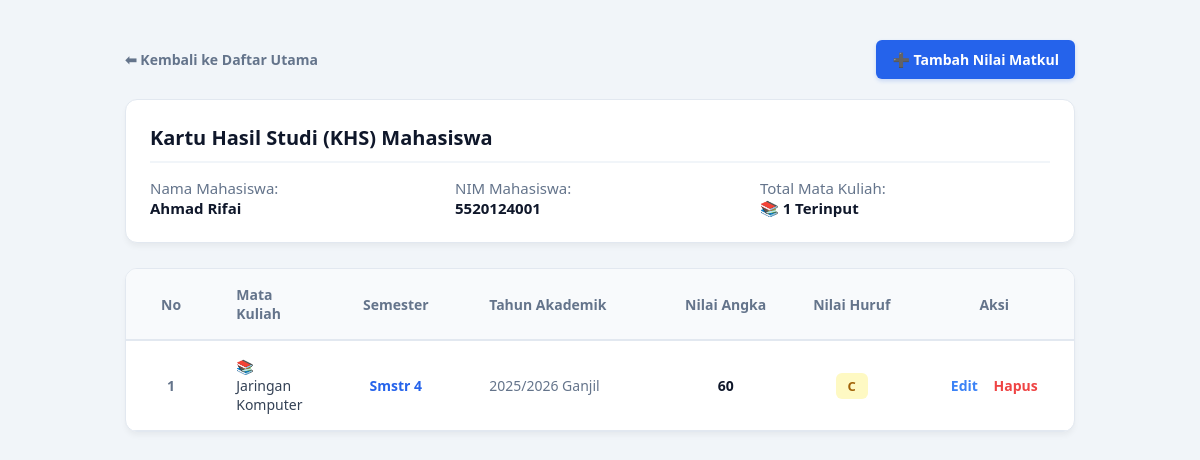
The page /Nilai/detail_nilai.php?nim=5520124001 on the database its author committed.
### tables this page shows
CREATE TABLE `mahasiswa` (
  `NIM` varchar(15) NOT NULL,
  `Nama_Mahasiswa` varchar(30) NOT NULL,
  `Id_Prodi` varchar(15) NOT NULL,
  `Jenis_Kelamin` varchar(15) NOT NULL,
  `Alamat` varchar(35) NOT NULL
);

CREATE TABLE `nilai` (
  `Id_Nilai` int(11) NOT NULL,
  `Id_KRS` varchar(15) NOT NULL,
  `Nilai_angka` decimal(10,0) NOT NULL,
  `Nilai_Huruf` varchar(40) NOT NULL
);

CREATE TABLE `matakuliah` (
  `Kode_Matakuliah` varchar(15) NOT NULL,
  `Nama_Matakuliah` varchar(30) NOT NULL,
  `SKS` int(11) NOT NULL,
  `semester` int(11) NOT NULL,
  `Sifat_Matakuliah` varchar(20) DEFAULT NULL,
  `Jenis_Matakuliah` varchar(30) DEFAULT NULL
);

CREATE TABLE `krs` (
  `Id_KRS` varchar(15) NOT NULL,
  `NIM` varchar(15) NOT NULL,
  `Id_Jadwal` varchar(15) NOT NULL,
  `Tahun_Akademik` varchar(20) NOT NULL
);

### Nilai/detail_nilai.php (the view, shortened to what this page needs)
<?php
include '../koneksi.php';
$nim = $_GET['nim'];
$query_mhs = mysqli_query($koneksi, "SELECT * FROM mahasiswa WHERE NIM = '$nim'");
$mhs = mysqli_fetch_array($query_mhs);
$query_nilai = mysqli_query($koneksi, "SELECT nilai.*, matakuliah.Nama_Matakuliah, matakuliah.Semester, krs.Tahun_Akademik
        FROM nilai
        INNER JOIN krs ON nilai.Id_KRS = krs.Id_KRS
        INNER JOIN jadwal ON krs.Id_Jadwal = jadwal.Id_Jadwal
        INNER JOIN matakuliah ON jadwal.Kode_Matakuliah = matakuliah.Kode_Matakuliah
        WHERE krs.NIM = '$nim'
        ORDER BY matakuliah.Semester ASC");
$total_matkul = mysqli_num_rows($query_nilai);
?>
<!DOCTYPE html>
<html lang="id">
<head>
</head>
<body>
    <div class="container">
        <div class="header-area">
            <a href="index.php" class="btn-back">⬅ Kembali ke Daftar Utama</a>
            <a href="tambah.php?nim_mhs=<?= $mhs['NIM']; ?>" class="btn-add-specific">➕ Tambah Nilai Matkul</a>
        </div>
        <div class="profile-card">
            <h3>Kartu Hasil Studi (KHS) Mahasiswa</h3>
            <div class="profile-grid">
                <div>
                    <span class="profile-label">Nama Mahasiswa:</span><br>
                    <span class="profile-value"><?= $mhs['Nama_Mahasiswa']; ?></span>
                </div>
                <div>
                    <span class="profile-label">NIM Mahasiswa:</span><br>
                    <span class="profile-value"><?= $mhs['NIM']; ?></span>
                </div>
                <div>
                    <span class="profile-label">Total Mata Kuliah:</span><br>
                    <span class="profile-value">📚 <?= $total_matkul; ?> Terinput</span>
                </div>
            </div>
        </div>
        <div class="table-container">
            <table>
                <thead>
                    <tr>
                        <th style="width: 60px;" class="text-center">No</th>
                        <th>Mata Kuliah</th>
                        <th class="text-center" style="width: 120px;">Semester</th>
                        <th style="width: 180px;">Tahun Akademik</th>
                        <th class="text-center" style="width: 100px;">Nilai Angka</th>
                        <th class="text-center" style="width: 100px;">Nilai Huruf</th>
                        <th class="text-center" style="width: 130px;">Aksi</th>
                    </tr>
                </thead>
                <tbody>
                    <?php
                    $no_detail = 1;
                    if ($total_matkul == 0) {
                    ?>
                        <tr>
                            <td colspan="7" style="text-align: center; color: #94a3b8; padding: 30px;">Mahasiswa ini belum memiliki riwayat nilai mata kuliah.</td>
                        </tr>
                    <?php
                    } else {
                        while($row = mysqli_fetch_array($query_nilai)) {
                            $grade_upper = strtoupper($row['Nilai_Huruf']);
                            $grade_class = "grade-" . $grade_upper;
                    ?>
                    <tr>
                        <td class="text-center" style="font-weight: 600; color: #64748b;"><?= $no_detail++; ?></td>
                        <td style="font-weight: 500; color: #334155;">📚 <?= $row['Nama_Matakuliah']; ?></td>
                        <td class="text-center" style="font-weight: 600; color: #2563eb;">Smstr <?= $row['Semester']; ?></td>
                        <td style="color: #64748b; font-weight: 500;"><?= $row['Tahun_Akademik']; ?></td>
                        <td class="text-center" style="font-weight: 700; color: #0f172a;"><?= number_format($row['Nilai_angka'], 0); ?></td>
                        <td class="text-center">
                            <span class="badge-grade <?= $grade_class; ?>"><?= $grade_upper; ?></span>
                        </td>
                        <td class="text-center" style="white-space: nowrap;">
                            <a href="tambah.php?id=<?= $row['Id_Nilai']; ?>" class="btn-edit">Edit</a>
                            <a href="hapus.php?id=<?= $row['Id_Nilai']; ?>" class="btn-delete" onclick="return confirm('Yakin ingin menghapus data nilai matkul ini?')">Hapus</a>
                        </td>
                    </tr>
                    <?php } } ?>
                </tbody>
            </table>
        </div>
    </div>
</body>
</html>

### Nilai/detail_nilai.php (style rules this page uses)
body { background-color: #f1f5f9; font-family: 'Segoe UI', -apple-system, sans-serif; margin: 0; padding: 40px; color: #1e293b; }
.container { max-width: 950px; margin: 0 auto; }
.header-area { display: flex; justify-content: space-between; align-items: center; margin-bottom: 20px; }
.btn-back { text-decoration: none; color: #64748b; font-size: 14px; font-weight: 600; transition: color 0.2s; }
.btn-add-specific { text-decoration: none; background-color: #2563eb; color: white; padding: 10px 16px; border-radius: 6px; font-size: 14px; font-weight: 600; box-shadow: 0 2px 4px rgba(37,99,235,0.2); transition: background 0.2s; }
.profile-card { background: white; border-radius: 12px; padding: 24px; margin-bottom: 25px; box-shadow: 0 4px 6px -1px rgba(0, 0, 0, 0.05); border: 1px solid #e2e8f0; }
.profile-card h3 { margin: 0 0 15px 0; color: #0f172a; font-size: 20px; border-bottom: 2px solid #f1f5f9; padding-bottom: 10px; }
.profile-grid { display: grid; grid-template-columns: 1fr 1fr 1fr; gap: 15px; font-size: 15px; }
.profile-label { color: #64748b; font-weight: 500; }
.profile-value { color: #0f172a; font-weight: 600; }
.table-container { background-color: #ffffff; border-radius: 12px; overflow: hidden; box-shadow: 0 4px 6px -1px rgba(0, 0, 0, 0.05); border: 1px solid #e2e8f0; }
table { width: 100%; border-collapse: collapse; text-align: left; font-size: 14px; }
th { background-color: #f8fafc; color: #64748b; font-weight: 600; padding: 16px 20px; border-bottom: 2px solid #e2e8f0; }
td { padding: 16px 20px; color: #334155; border-bottom: 1px solid #e2e8f0; vertical-align: middle; }
.text-center { text-align: center; }
.badge-grade { display: inline-block; padding: 4px 12px; border-radius: 6px; font-weight: 700; font-size: 13px; }
.grade-C { background-color: #fef9c3; color: #a16207; }
.btn-edit { text-decoration: none; color: #3b82f6; font-weight: 600; margin-right: 12px; }
.btn-delete { text-decoration: none; color: #ef4444; font-weight: 600; }

### rows shown on the page
mahasiswa: Nama_Mahasiswa "Ahmad Rifai", NIM "5520124001"
nilai: matakuliah.Nama_Matakuliah "Jaringan Komputer", matakuliah.semester "4", Id_KRS.Tahun_Akademik "2025/2026 Ganjil", Nilai_angka "60", Nilai_Huruf "C"

### other values the page prints
$total_matkul "1"
